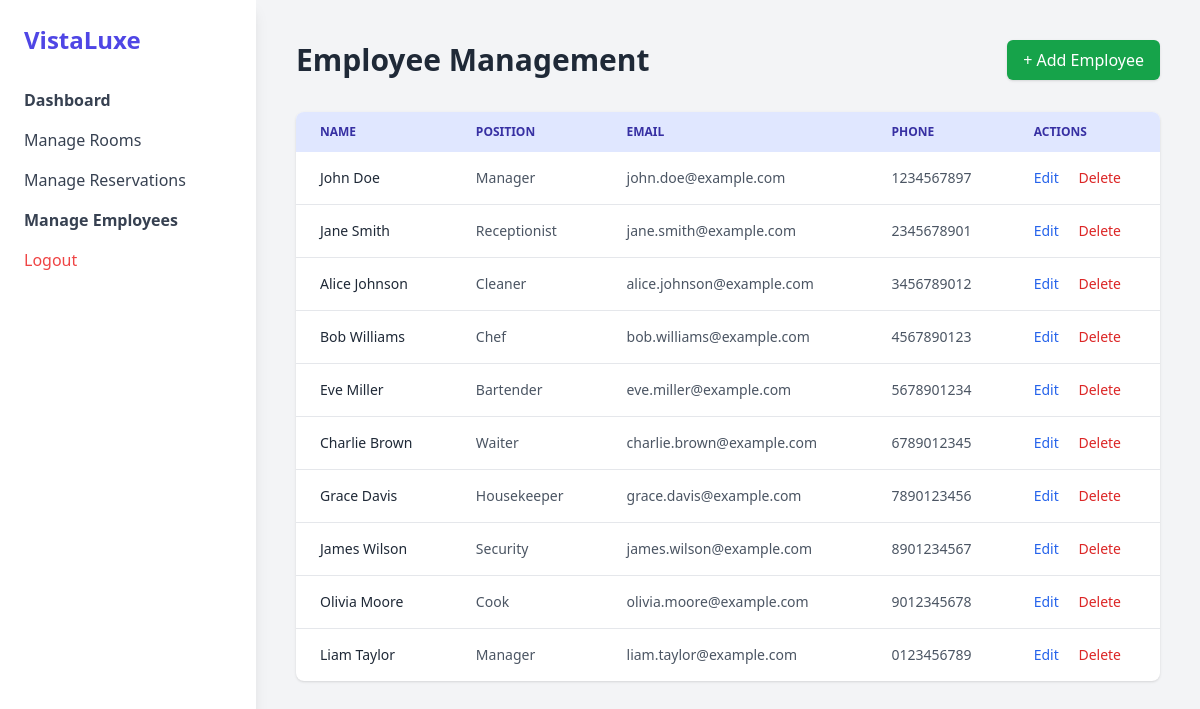
The app's page /admin/employees.php (signed in) with its own data.
### tables this page shows
CREATE TABLE `employees` (
  `id` int(11) NOT NULL,
  `first_name` varchar(50) DEFAULT NULL,
  `last_name` varchar(50) DEFAULT NULL,
  `position` varchar(50) DEFAULT NULL,
  `email` varchar(100) DEFAULT NULL,
  `phone` varchar(20) DEFAULT NULL,
  `created_at` datetime DEFAULT current_timestamp(),
  `user_id` int(11) DEFAULT NULL
);

### admin/employees.php (the view, shortened to what this page needs)
<?php
include '../config.php';
$employees = mysqli_query($conn, "SELECT * FROM employees");
?>
<!DOCTYPE html>
<html lang="en">
<head>
  <script src="https://cdn.tailwindcss.com"></script>
</head>
<body class="bg-gray-100">
<div class="flex">
  <aside class="w-64 bg-white shadow-lg min-h-screen p-6">
    <h2 class="text-2xl font-extrabold text-indigo-600 mb-8">VistaLuxe</h2>
    <nav class="space-y-4 text-gray-700">
      <a href="dashboard.php" class="block hover:text-indigo-600 font-semibold">Dashboard</a>
      <a href="rooms.php" class="block hover:text-indigo-600">Manage Rooms</a>
      <a href="reservations.php" class="block hover:text-indigo-600">Manage Reservations</a>
      <a href="employees.php" class="block hover:text-indigo-600 font-semibold">Manage Employees</a>
      <a href="../logout.php" class="block text-red-500 hover:text-red-600">Logout</a>
    </nav>
  </aside>
  <main class="flex-1 p-10">
    <div class="flex justify-between items-center mb-8">
      <h2 class="text-3xl font-bold text-gray-800">Employee Management</h2>
      <button id="openModalBtn" class="bg-green-600 hover:bg-green-700 text-white px-4 py-2 rounded-md shadow">+ Add Employee</button>
    </div>
    <div class="overflow-x-auto bg-white rounded-lg shadow">
      <table class="min-w-full text-sm text-left">
        <thead class="bg-indigo-100 text-indigo-800 uppercase text-xs">
          <tr>
            <th class="py-3 px-6">Name</th>
            <th class="py-3 px-6">Position</th>
            <th class="py-3 px-6">Email</th>
            <th class="py-3 px-6">Phone</th>
            <th class="py-3 px-6">Actions</th>
          </tr>
        </thead>
        <tbody class="divide-y divide-gray-200">
          <?php while ($emp = mysqli_fetch_assoc($employees)): ?>
            <tr class="hover:bg-gray-50">
              <td class="px-6 py-4 font-medium text-gray-800"><?= htmlspecialchars($emp['first_name'] . ' ' . $emp['last_name']) ?></td>
              <td class="px-6 py-4 text-gray-600"><?= htmlspecialchars($emp['position']) ?></td>
              <td class="px-6 py-4 text-gray-600"><?= htmlspecialchars($emp['email']) ?></td>
              <td class="px-6 py-4 text-gray-600"><?= htmlspecialchars($emp['phone']) ?></td>
              <td class="px-6 py-4">
                <a href="?edit_id=<?= $emp['id'] ?>" class="text-blue-600 hover:underline mr-4">Edit</a>
                <a href="?delete_id=<?= $emp['id'] ?>" onclick="return confirm('Are you sure?')" class="text-red-600 hover:underline">Delete</a>
              </td>
            </tr>
          <?php endwhile; ?>
        </tbody>
      </table>
    </div>
  </main>
</div>
</body>
</html>

### records on screen
employees: first_name+last_name "John Doe", position "Manager", email "john.doe@example.com", phone "1234567897"
employees: first_name+last_name "Jane Smith", position "Receptionist", email "jane.smith@example.com", phone "2345678901"
employees: first_name+last_name "Alice Johnson", position "Cleaner", email "alice.johnson@example.com", phone "3456789012"
employees: first_name+last_name "Bob Williams", position "Chef", email "bob.williams@example.com", phone "4567890123"
employees: first_name+last_name "Eve Miller", position "Bartender", email "eve.miller@example.com", phone "5678901234"
employees: first_name+last_name "Charlie Brown", position "Waiter", email "charlie.brown@example.com", phone "6789012345"
employees: first_name+last_name "Grace Davis", position "Housekeeper", email "grace.davis@example.com", phone "7890123456"
employees: first_name+last_name "James Wilson", position "Security", email "james.wilson@example.com", phone "8901234567"
employees: first_name+last_name "Olivia Moore", position "Cook", email "olivia.moore@example.com", phone "9012345678"
employees: first_name+last_name "Liam Taylor", position "Manager", email "liam.taylor@example.com", phone "0123456789"
